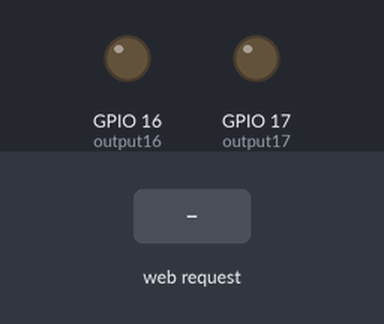
The sketch below on a simulated ESP32. On the bench: output pins drawn as LEDs (lit = HIGH). The inputs (shaded band) are chosen by the test bench. WiFi joins after 1.5 s; servers stay silent unless stated; the local clock reads 2024-03-15 10:24:30 at power-on unless the sketch sets it; what the sketch prints to the serial monitor is not drawn.

Above: at 2.7 s.
2.8 s: HTTP request GET /16/on received
At 3.3 s:
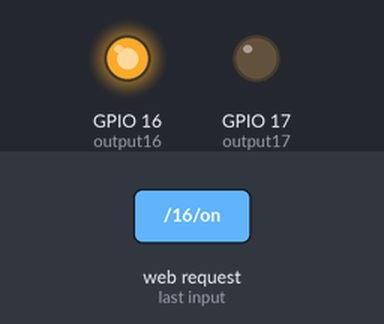
4.3 s: HTTP request GET /17/on received
At 5.5 s:
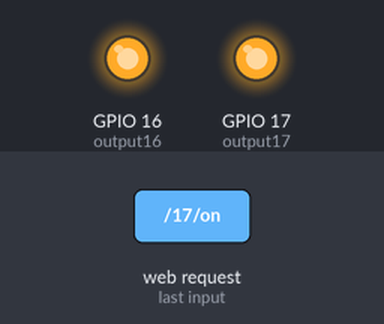
5.8 s: HTTP request GET /16/off received
At 6.8 s:
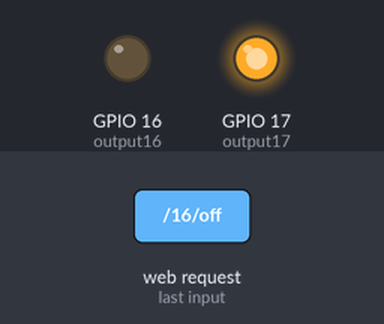
7.3 s: HTTP request GET /17/off received
At 8.0 s:
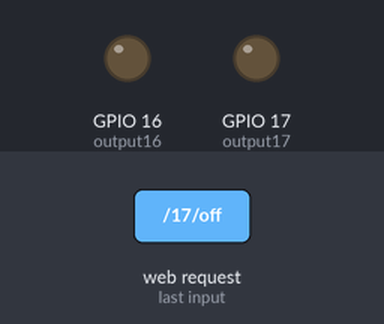
Timing chart, 0 to 9.8 s (numbered marks = the images above; inputs shaded):
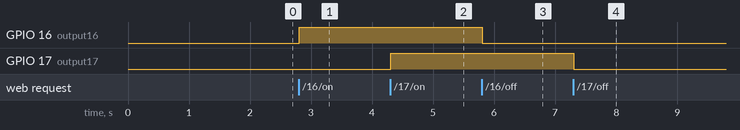

Measured:
- after the input at 2.8 s, GPIO 16 (output16): LOW → HIGH at once
- after the input at 4.3 s, GPIO 17 (output17): LOW → HIGH at once
- after the input at 5.8 s, GPIO 16 (output16): HIGH → LOW at once
- after the input at 7.3 s, GPIO 17 (output17): HIGH → LOW at once

The sketch:

Task07-A.ino
```cpp
// IoT07-1 ESP32 WebServer
#define SWAP 0 // sw access point
// Load Wi-Fi library
#include <WiFi.h>
// Replace with your network credentials
#if SWAP
const char* ssid = "ESP32-AP";
const char* password = "123456789"; // password should be long!!
#else
const char* ssid = "Monica";
const char* password = "Monica5741";

const char* ntpServer = "pool.ntp.org";
const long gmtOffset_sec = 3600*9; // 3600
const int daylightOffset_sec = 0; // 3600

#endif
// Set web server port number to 80
WiFiServer server(12000);
// Variable to store the HTTP request
String header;
// Auxiliar variables to store the current output state
String output16State = "off";
String output17State = "off";
// Assign output variables to GPIO pins
const int output16 = 16;
const int output17 = 17;
// Current time
unsigned long currentTime = millis();
// Previous time
unsigned long previousTime = 0;
// Define timeout time in milliseconds (example: 2000ms = 2s)
const long timeoutTime = 2000;

void setup() {
  Serial.begin(115200);
// Initialize the output variables as outputs
  pinMode(output16, OUTPUT);
  pinMode(output17, OUTPUT);
// Set outputs to LOW
  digitalWrite(output16, LOW);
  digitalWrite(output17, LOW);
#if SWAP
  WiFi.softAP(ssid, password);
  IPAddress IP = WiFi.softAPIP();
  Serial.print("AP IP address: ");
  Serial.println(IP);
#else
  // Connect to Wi-Fi network with SSID and password
  Serial.print("Connecting to ");
  Serial.println(ssid);
  WiFi.mode(WIFI_STA);
  WiFi.begin(ssid, password);
  while (WiFi.status() != WL_CONNECTED) {
    delay(500);
    Serial.print(".");
  }
// Print local IP address and start web server
  Serial.println("");
  Serial.println("WiFi connected.");
  Serial.println("IP address: ");
  Serial.println(WiFi.localIP());
#endif
  configTime(gmtOffset_sec, daylightOffset_sec, ntpServer);
  server.begin();
}


void loop(){
  WiFiClient client = server.available(); // Listen for incoming clients
  if (client) { // If a new client connects,
    currentTime = millis();
    previousTime = currentTime;
    Serial.println("New Client."); // print a message out in the serial port
    String currentLine = ""; // make a String to hold incoming data from the client
    while (client.connected() && currentTime - previousTime <= timeoutTime) { // loop while the client's connected
      currentTime = millis();
      if (client.available()) { // if there's bytes to read from the client,
        char c = client.read(); // read a byte, then
        Serial.write(c); // print it out the serial monitor
        header += c;
        if (c == '\n') { // if the byte is a newline character
        // if the current line is blank, you got two newline characters in a row.
        // that's the end of the client HTTP request, so send a response:
          if (currentLine.length() == 0) {
          // HTTP headers always start with a response code (e.g. HTTP/1.1 200 OK)
          // and a content-type so the client knows what's coming, then a blank line:
            client.println("HTTP/1.1 200 OK");
            client.println("Content-type:text/html");
            client.println("Connection: close");
            client.println();
          // turns the GPIOs on and off
            if (header.indexOf("GET /16/on") >= 0) {
              Serial.println("GPIO 16 on");
              output16State = "on";
              digitalWrite(output16, HIGH);
            } else if (header.indexOf("GET /16/off") >= 0) {
              Serial.println("GPIO 16 off");
              output16State = "off";
              digitalWrite(output16, LOW);
            } else if (header.indexOf("GET /17/on") >= 0) {
              Serial.println("GPIO 17 on");
              output17State = "on";
              digitalWrite(output17, HIGH);
            } else if (header.indexOf("GET /17/off") >= 0) {
              Serial.println("GPIO 17 off");
              output17State = "off";
              digitalWrite(output17, LOW);
            }
            // Display the HTML web page
            client.println("<!DOCTYPE html><html>");
            client.println("<head><meta name=\"viewport\" content=\"width=device-width, initial-scale=1\">");
            client.println("<link rel=\"icon\" href=\"data:,\">");
            // CSS to style the on/off buttons
            // Feel free to change the background-color and font-size attributes to fit your preferences
            client.println("<style>html { font-family: Helvetica; display: inline-block; margin: 0px auto; text-align: center;}");
            client.println(".button { background-color: #4CAF50;border: none; color: white; padding: 16px 40px;");
            client.println("text-decoration: none; font-size: 30px; margin: 2px; cursor: pointer;}");
            client.println(".button2 {background-color: #555555;}</style></head>");
            // Web Page Heading
            client.println("<body><h1>ESP32 Web Server</h1>");
            struct tm timeinfo;
            if(!getLocalTime(&timeinfo)){
              Serial.println("Failed to obtain time");
              return;
            }
            client.print("<p>");
            client.print(&timeinfo, "%A, %B %d %Y %H:%M:%S");
            client.println("</p>");
            // Display current state, and ON/OFF buttons for GPIO 16
            client.println("<p>GPIO 16 - State " + output16State + "</p>");
            // If the output16State is off, it displays the ON button
            if (output16State=="off") {
            client.println("<p><a href=\"/16/on\"><button class=\"button\">ON</button></a></p>");
            } else {
            client.println("<p><a href=\"/16/off\"><button class=\"button button2\">OFF</button></a></p>");
            }
            // Display current state, and ON/OFF buttons for GPIO 17
            client.println("<p>GPIO 17 - State " + output17State + "</p>");
            // If the output17State is off, it displays the ON button
            if (output17State=="off") {
            client.println("<p><a href=\"/17/on\"><button class=\"button\">ON</button></a></p>");
            } else {
            client.println("<p><a href=\"/17/off\"><button class=\"button button2\">OFF</button></a></p>");
            }
            client.println("");
            client.println("</body></html>");

            // The HTTP response ends with another blank line
            client.println();
            // Break out of the while loop
            break;
          }
          else { // if you got a newline, then clear currentLine
           currentLine = "";
          }
        }
        else if (c != '\r') { // if you got anything else but a carriage return character,
          currentLine += c; // add it to the end of the currentLine
        }
      }
    }
    // Clear the header variable
    header = "";
    // Close the connection
    client.stop();
    Serial.println("Client disconnected.");
    Serial.println("");
  }
}
```
